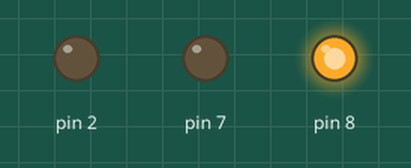
Bench run of a sketch on a simulated Arduino Uno, built with avr-gcc and run on an emulated ATmega328P. Parts: output pins drawn as LEDs (lit = HIGH).

Above: at 0.1 s.
At 3.1 s:
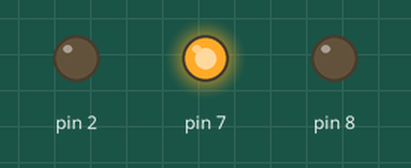
At 6.1 s:
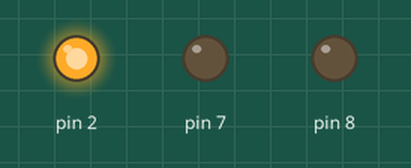
At 8.1 s:
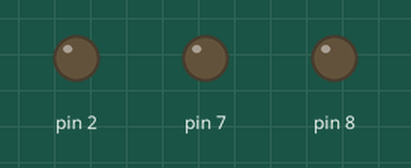
Timing chart, 0 to 9.6 s (numbered marks = the images above):
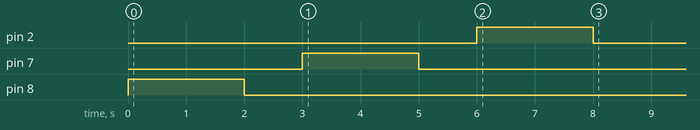

The sketch:

semaforo1.ino
```cpp
// C++ code
//
void setup()
{
  pinMode(7, OUTPUT);
  pinMode(2, OUTPUT);
  pinMode(8,OUTPUT);

  digitalWrite(8, HIGH);
  delay(2000); // Wait for 2000 millisecond(s)
  digitalWrite(8, LOW);
  delay(1000);
  digitalWrite(7, HIGH);
  delay(2000); // Wait for 2000 millisecond(s)
  digitalWrite(7, LOW);
  delay(1000);
  digitalWrite(2, HIGH);
  delay(2000); // Wait for 2000 millisecond(s)
  digitalWrite(2, LOW);
}

void loop()
{
  delay(10); // Delay a little bit to improve simulation performance
}
```
